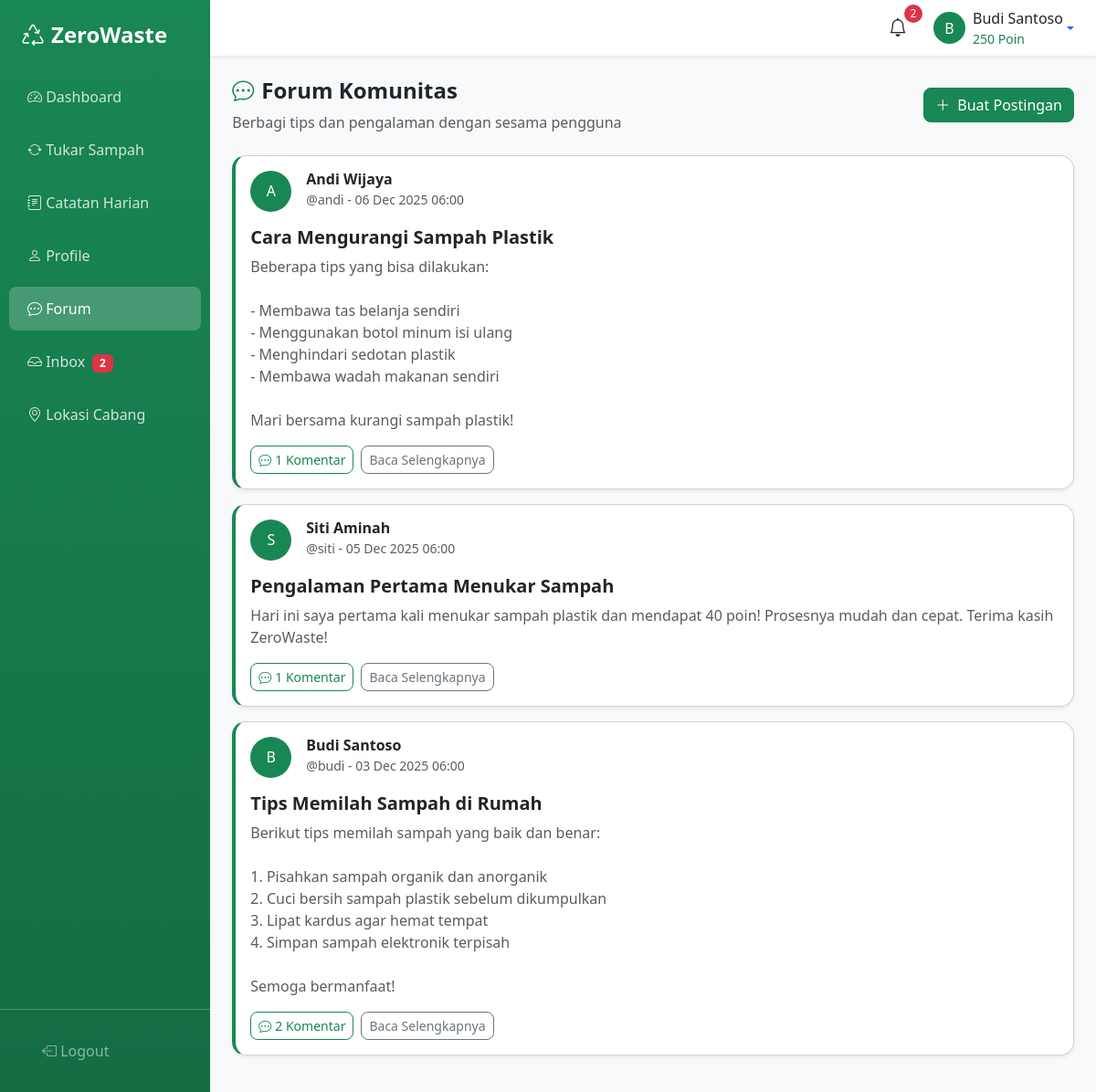
The page /user/forum.php (signed in) on the database its author committed.
### tables this page shows
CREATE TABLE `forum_posts` (
  `id` int(11) NOT NULL AUTO_INCREMENT,
  `user_id` int(11) NOT NULL,
  `title` varchar(255) NOT NULL,
  `content` text NOT NULL,
  `photo` varchar(255) DEFAULT NULL,
  `is_deleted` tinyint(1) DEFAULT 0,
  `created_at` datetime DEFAULT CURRENT_TIMESTAMP,
  PRIMARY KEY (`id`),
  KEY `user_id` (`user_id`),
  CONSTRAINT `forum_posts_ibfk_1` FOREIGN KEY (`user_id`) REFERENCES `users` (`id`) ON DELETE CASCADE
);

CREATE TABLE `users` (
  `id` int(11) NOT NULL AUTO_INCREMENT,
  `username` varchar(50) NOT NULL,
  `email` varchar(100) NOT NULL,
  `password` varchar(255) NOT NULL,
  `full_name` varchar(100) NOT NULL,
  `phone` varchar(20) DEFAULT NULL,
  `address` text DEFAULT NULL,
  `points` int(11) DEFAULT 0,
  `role` varchar(20) DEFAULT 'user',
  `is_active` tinyint(1) DEFAULT 1,
  `is_forum_blocked` tinyint(1) DEFAULT 0,
  `created_at` datetime DEFAULT CURRENT_TIMESTAMP,
  `updated_at` datetime DEFAULT CURRENT_TIMESTAMP ON UPDATE CURRENT_TIMESTAMP,
  PRIMARY KEY (`id`),
  UNIQUE KEY `username` (`username`),
  UNIQUE KEY `email` (`email`)
);

### config/functions.php (called while the page is built, shortened)
<?php
function sanitize($data) {
    return htmlspecialchars(trim($data), ENT_QUOTES, 'UTF-8');
}
function getUserById($id) {
    $db = getDB();
    $stmt = $db->prepare("SELECT * FROM users WHERE id = ?");
    $stmt->execute([$id]);
    return $stmt->fetch();
}
function formatDateTime($datetime) {
    return date('d M Y H:i', strtotime($datetime));
}
?>

### user/forum.php (the view, shortened to what this page needs)
<?php
require_once '../config/database.php';
require_once '../config/functions.php';
$userId = $_SESSION['user_id'];
$user = getUserById($userId);
$stmt = $pdo->query("
    SELECT p.*, u.full_name, u.username,
           (SELECT COUNT(*) FROM forum_comments WHERE post_id = p.id AND is_deleted = 0) as comment_count
    FROM forum_posts p
    JOIN users u ON p.user_id = u.id
    WHERE p.is_deleted = 0
    ORDER BY p.created_at DESC
    LIMIT 50
");
$posts = $stmt->fetchAll();
?>
<!DOCTYPE html>
<html lang="id">
<head>
    <link href="https://cdn.jsdelivr.net/npm/bootstrap@5.3.2/dist/css/bootstrap.min.css" rel="stylesheet">
    <link href="https://cdn.jsdelivr.net/npm/bootstrap-icons@1.11.1/font/bootstrap-icons.css" rel="stylesheet">
    <link href="../assets/css/style.css" rel="stylesheet">
</head>
<body>
    <div class="d-flex">
        <?php include 'includes/sidebar.php'; ?>
        <div class="main-content flex-grow-1">
            <?php include 'includes/topbar.php'; ?>
            <div class="container-fluid p-4">
                <div class="row mb-4">
                    <div class="col-12 d-flex justify-content-between align-items-center">
                        <div>
                            <h4 class="fw-bold"><i class="bi bi-chat-dots me-2 text-success"></i>Forum Komunitas</h4>
                            <p class="text-muted mb-0">Berbagi tips dan pengalaman dengan sesama pengguna</p>
                        </div>
                        <?php if (!$user['is_forum_blocked']): ?>
                        <button class="btn btn-success" data-bs-toggle="modal" data-bs-target="#newPostModal">
                            <i class="bi bi-plus-lg me-2"></i>Buat Postingan
                        </button>
                        <?php endif; ?>
                    </div>
                </div>
                <div class="row">
                    <div class="col-12">
                        <?php if (empty($posts)): ?>
                        <div class="card shadow-sm">
                            <div class="card-body text-center py-5">
                                <i class="bi bi-chat-square-text fs-1 text-muted mb-3"></i>
                                <h5>Belum ada postingan</h5>
                                <p class="text-muted">Jadilah yang pertama membuat postingan!</p>
                            </div>
                        </div>
                        <?php else: ?>
                        <?php foreach ($posts as $post): ?>
                        <div class="card shadow-sm mb-3 forum-post">
                            <div class="card-body">
                                <div class="d-flex justify-content-between align-items-start mb-3">
                                    <div class="d-flex">
                                        <div class="bg-success text-white rounded-circle d-flex align-items-center justify-content-center me-3" style="width: 45px; height: 45px;">
                                            <?= strtoupper(substr($post['full_name'], 0, 1)) ?>
                                        </div>
                                        <div>
                                            <h6 class="mb-0 fw-bold"><?= sanitize($post['full_name']) ?></h6>
                                            <small class="text-muted">@<?= sanitize($post['username']) ?> - <?= formatDateTime($post['created_at']) ?></small>
                                        </div>
                                    </div>
                                </div>
                                <a href="forum-post.php?id=<?= $post['id'] ?>" class="text-decoration-none">
                                    <h5 class="text-dark fw-bold mb-2"><?= sanitize($post['title']) ?></h5>
                                </a>
                                <p class="text-muted mb-3"><?= nl2br(sanitize(substr($post['content'], 0, 300))) ?><?= strlen($post['content']) > 300 ? '...' : '' ?></p>
                                <div class="d-flex align-items-center">
                                    <a href="forum-post.php?id=<?= $post['id'] ?>" class="btn btn-sm btn-outline-success me-2">
                                        <i class="bi bi-chat-dots me-1"></i><?= $post['comment_count'] ?> Komentar
                                    </a>
                                    <a href="forum-post.php?id=<?= $post['id'] ?>" class="btn btn-sm btn-outline-secondary">
                                        Baca Selengkapnya
                                    </a>
                                </div>
                            </div>
                        </div>
                        <?php endforeach; ?>
                        <?php endif; ?>
                    </div>
                </div>
            </div>
        </div>
    </div>
</body>
</html>

### assets/css/style.css (style rules this page uses)
:root { --primary-green: #198754; --light-green: #d1e7dd; --dark-green: #146c43; }
body { font-family: 'Segoe UI', Tahoma, Geneva, Verdana, sans-serif; }
.card { border-radius: 15px; transition: transform 0.2s, box-shadow 0.2s; }
.btn { border-radius: 8px; }
.btn-success { background-color: var(--primary-green); border-color: var(--primary-green); }
.main-content { background-color: #f8f9fa; min-height: 100vh; }
.forum-post { border-left: 4px solid var(--primary-green); transition: all 0.3s; }

### rows shown on the page
forum_posts: user.full_name "A", user.full_name "Andi Wijaya", user.username "andi", created_at "06 Dec 2025 06:00", title "Cara Mengurangi Sampah Plastik", content "Beberapa tips yang bisa dilakukan: - Membawa tas belanja sendiri - Menggunakan botol minum isi ulang - Menghindari sedotan plastik - Membawa wadah makanan sendiri Mari bersama kurangi sampah plastik!", comment_count "1"
forum_posts: user.full_name "S", user.full_name "Siti Aminah", user.username "siti", created_at "05 Dec 2025 06:00", title "Pengalaman Pertama Menukar Sampah", content "Hari ini saya pertama kali menukar sampah plastik dan mendapat 40 poin! Prosesnya mudah dan cepat. Terima kasih ZeroWaste!", comment_count "1"
forum_posts: user.full_name "B", user.full_name "Budi Santoso", user.username "budi", created_at "03 Dec 2025 06:00", title "Tips Memilah Sampah di Rumah", content "Berikut tips memilah sampah yang baik dan benar: 1. Pisahkan sampah organik dan anorganik 2. Cuci bersih sampah plastik sebelum dikumpulkan 3. Lipat kardus agar hemat tempat 4. Simpan sampah elektronik terpisah Semoga bermanfaat!", comment_count "2"

### other values the page prints
$count "2"
$unreadCount "2"
substr($_SESSION['full_name'], 0, 1) "B"
$_SESSION['full_name'] "Budi Santoso"
$_SESSION['points'] "250"
